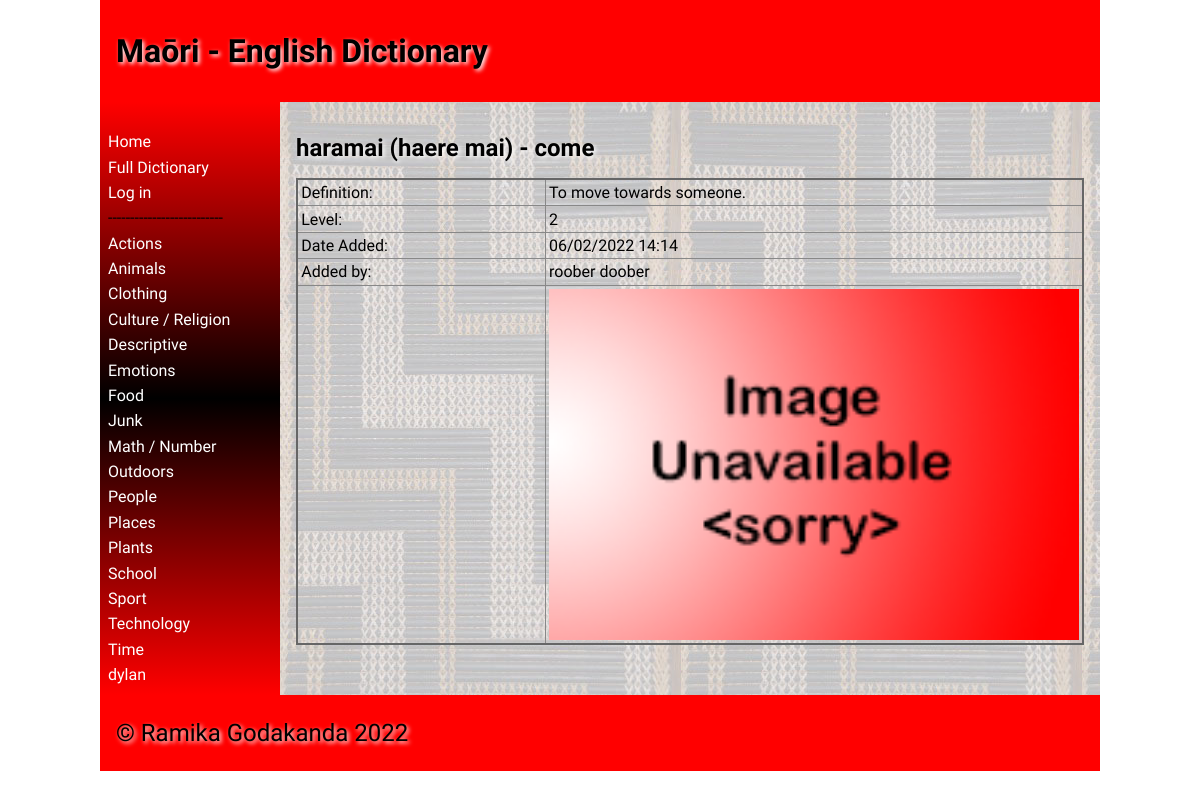
Page /word/303 on the earlier database version.
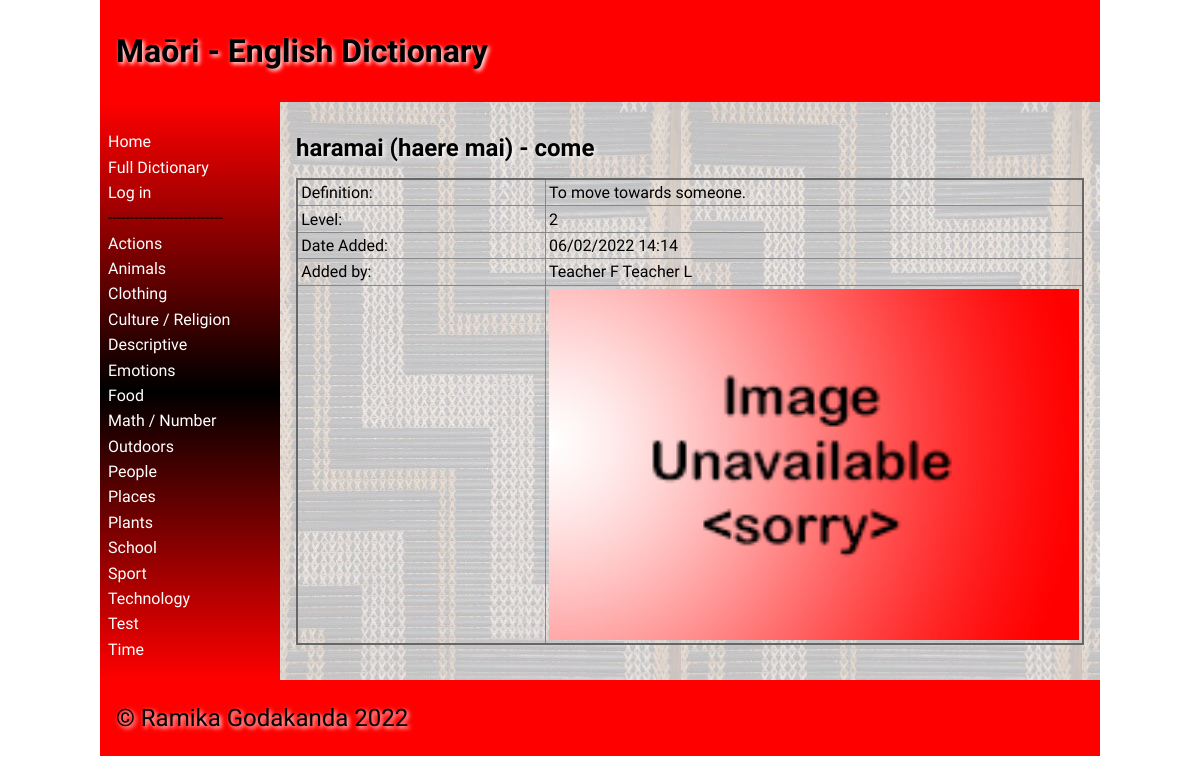
Same page on the later database version.
### tables this page shows
CREATE TABLE "categories"
(
	id integer
		primary key autoincrement,
	category_names varchar(30),
	user_created boolean
);

CREATE TABLE "words"
(
	id integer
		primary key autoincrement,
	user_id integer not null
		references user_details,
	category_id integer
		references categories,
	maori varchar(30),
	english varchar(30),
	definition varchar(200),
	level integer,
	timestamp datetime,
	image varchar(100)
);

CREATE TABLE "user_details"
(
	id integer
		primary key autoincrement,
	first_name varchar(30),
	last_name varchar(30),
	email varchar(50),
	password varchar(70),
	teacher boolean
);

### app.py (the view)
@app.route('/word/<word_id>', methods=['GET', 'POST'])
def render_word_page(word_id):
    if request.method == 'POST':
        if not is_logged_in():
            return redirect('/?error=Not+logged+in')
        if not is_teacher():
            return redirect('/?error=Not+teacher')
        user_id = session.get('user_id')
        word_data = get_word_data(word_id)
        word_maori = word_data[0][3]
        word_english = word_data[0][4]
        word_desc = word_data[0][5]
        word_level = word_data[0][6]
        maori_word = request.form.get('maori').strip()
        english_translation = request.form.get('english').strip()
        year_level = int(request.form.get('level'))
        description = request.form.get('description').strip()
        timestamp = datetime.now()
        if (word_maori != maori_word) or (word_english != english_translation) or (year_level != word_level) \
                or (word_desc != description):
            con = create_connection(DB_NAME)
            query = "UPDATE words SET user_id=?, maori=?, english=?, definition=?, level=?, timestamp=? WHERE id=? "
            cur = con.cursor()
            cur.execute(query, (user_id, maori_word, english_translation, description, year_level, timestamp,
                                word_id))
            con.commit()
            con.close()
        else:
            return redirect('/word/' + str(word_id) + "?error=Nothing+changed")
        return redirect('/word/' + str(word_id))
    else:
        con = create_connection(DB_NAME)
        query = "SELECT * FROM words WHERE id = ?"
        cur = con.cursor()
        cur.execute(query, (word_id,))
        queried_data = cur.fetchall()
        if not queried_data:
            return redirect('/?error=Word+doesnt+exist')
        author = queried_data[0][1]
        query = "SELECT * FROM user_details WHERE id=?"
        cur = con.cursor()
        cur.execute(query, (author,))
        user_list = cur.fetchall()
        con.close()
    return render_template('word.html', logged_in=is_logged_in(), category_list=category_list(),
                           word_data=queried_data, teacher_perms=is_teacher(), users=user_list)

### app.py (called while the page is built)
def create_connection(db_file):
    try:
        connection = sqlite3.connect(db_file)
        connection.execute('pragma foreign_keys=ON')
        return connection
    except Error as e:
        print(e)
    return None

def is_logged_in():
    if session.get("email") is None:
        print("Not logged in")
        return False
    else:
        print("Logged in")
        return True

def is_teacher():
    if not is_logged_in() or (session.get("teacher") is (None or 0)):
        print("Not teacher logged in")
        return False
    else:
        print("Teacher logged in")
        return True

def category_list():
    con = create_connection(DB_NAME)
    query = "SELECT * FROM categories ORDER BY category_names ASC"
    cur = con.cursor()
    cur.execute(query)
    queried_categories = cur.fetchall()
    con.close()
    return queried_categories

### templates/word.html (shortened to what this page needs)
{% extends 'base.html' %}
{% block main %}
    <h2>{{ word_data[0][3] }} - {{ word_data[0][4] }}
    </h2>
    <table>
        <thead>
        <tr>
            <td>Definition:</td>
            <td>{{ word_data[0][5] }}</td>
        </tr>
        <tr>
            <td>Level:</td>
            <td>{{ word_data[0][6] }}</td>
        </tr>
        <tr>
            <td>Date Added:</td>
            <td>{{ word_data[0][7] }}</td>
        </tr>
        <tr>
            <td>Added by:</td>
            <td>{{ users[0][1] }} {{ users[0][2] }}</td>
        </tr>
        <tr>
            <td></td>
            <td colspan=“2”><img class="max"  src="/static/images/{{ word_data[0][8] }}"></td>
        </tr>
        </thead>
    </table>
    <br>
{% endblock %}

### templates/base.html (shortened to what this page needs)
<!doctype html>
<html lang="en">
<head>
    <link href="{{ url_for('static', filename='css/style.css') }}" rel="stylesheet">
</head>
<body>
<div id="container">
    <header>
        <h1>Maōri - English Dictionary</h1>
    </header>
    <nav>
        <ul>
            <li><a href="\">Home</a></li>
            <li><a href="/full_dictionary">Full Dictionary</a></li>
            {% if logged_in %}
                {% if teacher_perms %}
                    <li>--------------------------</li>
                    <li><a href="/add_category">Add Category</a></li>
                    <li><a href="/add_word">Add Word</a></li>
                {% endif %}
                <li>--------------------------</li>
                <a href="/logout">Log out</a>
            {% else %}
                <li><a href="/login">Log in</a></li>
            {% endif %}
            <li>--------------------------</li>
            {% for category in category_list %}
                <li><a href="/category/{{ category[0] }}">{{ category[1] }}</a></li>
            {% endfor %}
        </ul>
    </nav>
    <main>
        {% block main %}{% endblock %}
    </main>
    <footer>
        <p>
            &copy; Ramika Godakanda 2022
        </p>
    </footer>
</div>
</body>
</html>

### static/css/style.css (style rules this page uses)
* { font-family: Comfortaa, sans-serif; margin: 0; padding: 0; box-sizing: border-box; }
#container { display: grid; grid-template-columns: 75px auto; grid-template-areas: 'nav header' 'main main' 'footer footer'; }
header { grid-area: header; background-color: #f00; padding: 1rem; }
nav { grid-area: nav; }
main { grid-area: main; padding: 1rem; background-color: #edd; }
h1, h2, h3, h4 { padding: 1rem 0; font-family: 'Suez One', serif; color: #000; text-shadow: 2px 2px 4px #fff; }
p { padding: 0.5rem 0; }
a { color: #222; text-decoration: underline; }
img { width: 100%; }
table { width: 100%; border: 2px solid #666; border-collapse: collapse; }
img { display: block; margin-left: auto; margin-right: auto; height: auto; width:200px; }
th, td { border: 1px solid #888; padding: 0.2rem; text-align: left; }
footer { grid-area: footer; padding: 1rem; background-color: #f00; }
footer p { color: #000; text-shadow: 2px 2px 4px #fff; font-size: 1.5rem; }
@media only screen and (min-width: 768px) { #container { grid-template-columns: 180px auto; grid-template-areas: 'header header' 'nav main' 'footer footer'; } }
@media only screen and (min-width: 768px) { nav { background: linear-gradient(180deg, rgba(255,0,0,1) 0%, rgba(0, 0, 0, 1) 50%, rgba(255,0,0,1) 100%); padding: 0.5rem; } }
@media only screen and (min-width: 768px) { nav ul { list-style: none; } }
@media only screen and (min-width: 768px) { nav li { padding: 0.2rem 0; } }
@media only screen and (min-width: 768px) { nav a { color: #fff; text-decoration: none; } }
@media only screen and (min-width: 768px) { main { background-image: url('/static/images/poutama.jpg'); } }
@media only screen and (min-width: 1000px) { #container { width: 1000px; margin: auto; } }
.max { width: 100%; }

Differences in the rows shown:
removed categories: category_names "Junk"
removed categories: category_names "dylan"
added categories: category_names "Test"
changed user_details: first_name "roober" → "Teacher F"; last_name "doober" → "Teacher L"
